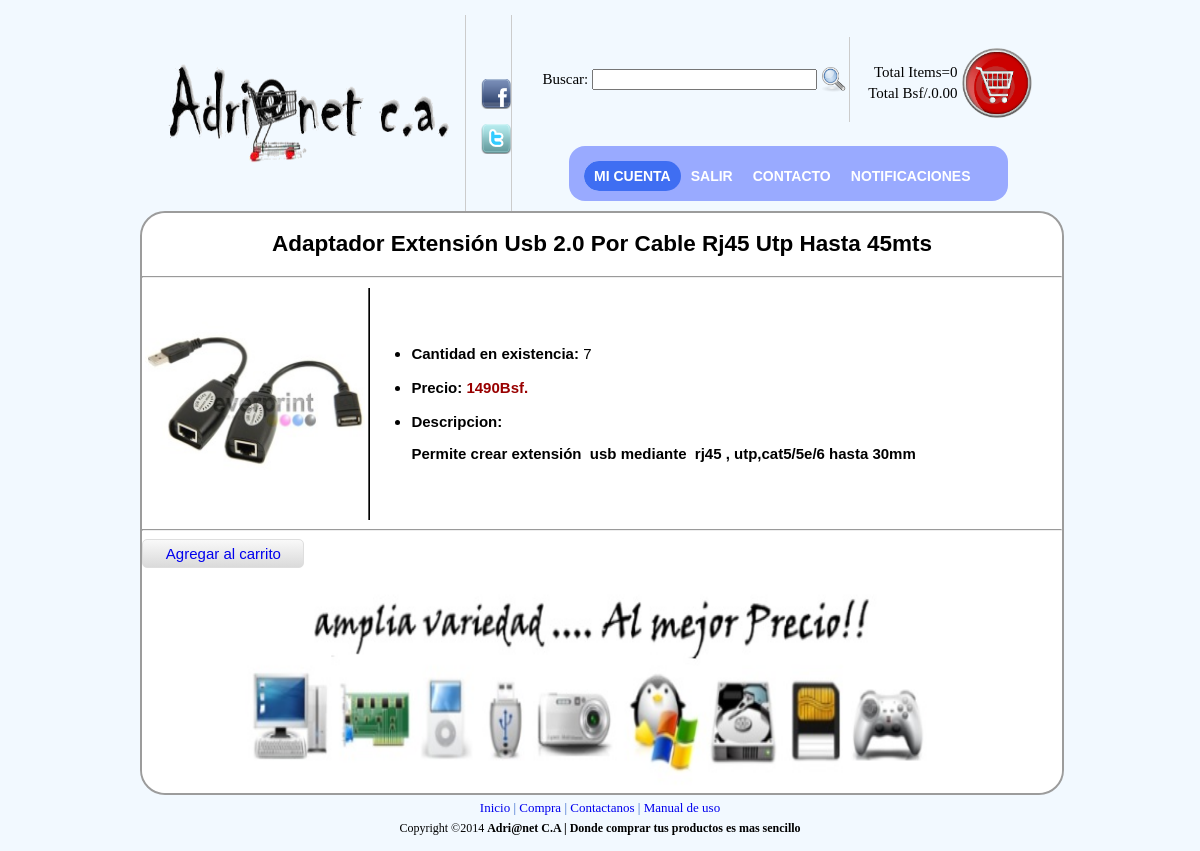
The page /web2final/detalles_product/detalles_produc.php?id=Ada11-47 (signed in) on the database its author committed.
### tables this page shows
CREATE TABLE IF NOT EXISTS `producto` (
  `id_pieza` varchar(10) NOT NULL,
  `dec_pro` text NOT NULL,
  `cant_pro` varchar(10) NOT NULL,
  `precio_pro` float NOT NULL,
  `nom_pro` varchar(255) NOT NULL,
  `foto` varchar(255) NOT NULL,
  `id_marca` varchar(20) NOT NULL,
  `id_cate` varchar(20) NOT NULL
);

### web2final/carritocompras/class/Catalogo.php (called while the page is built, shortened)
<?php
class Catalogo
{
	public function get_detalles_libro($isbn)
	{
		$conn= Conexion::db_connect();
		$sql="select * from producto where id_pieza='".$isbn."'";
		$result=$conn->query($sql);
		$prod=array();
		if ($reg=$result->fetch_array())
		{
			$prod[]=$reg;
		}
		return $prod;
	}
}
?>

### web2final/detalles_product/detalles_produc.php (the view, shortened to what this page needs)
<!DOCTYPE html PUBLIC "-//W3C//DTD XHTML 1.0 Transitional//EN" "http://www.w3.org/TR/xhtml1/DTD/xhtml1-transitional.dtd">
<html>
<head><meta http-equiv="Content-Type" content="text/html; charset=windows-1252">
<link rel="stylesheet" href="../css/principal.css"  type="text/css" media="screen">
<link rel="stylesheet" href="../css/lavalampusuario.css" type="text/css" media="screen">
<link type="text/css" rel="stylesheet" href="../css/sliderman.css"  />
<link rel="stylesheet" href='../css/hoverbox.css' type="text/css" media="screen" />
<link rel="stylesheet" href='../js/fancybox/jquery.fancybox-1.3.4.css' type="text/css" media="screen" />
</head>
<body  marginwidth="10" marginheight="10" bgcolor="#f5f6f7" topmargin="5" leftmargin="5" >
<table width="900" cellspacing="0" cellpadding="10" border="0" align="center">
<tbody>
<tr>
<td>
<table width="100%" cellspacing="0" cellpadding="0" border="0">
<tbody>
<tr valign="bottom">
<td valign="middle" style="padding-bottom: 10px;">
<a href="../usuario/index_usuario.php">
<img alt="banner" width="310" border="0" height="110"src="../imagenes/logo.png" />
</a>
</td>
<td width="100%" valign="bottom" style="padding-left: 15px;">
<table width="100%" cellspacing="0" cellpadding="0" border="0">
<tbody>
<tr height="60">
<td class="mainmenu" width="14%" valign="middle" nowrap="" align="center" style="border-left: 1px solid #cccccc; padding-left: 15px; padding-top: 8px;">
<p>
<a href="http://www.facebook.com" target="_blank">
<img alt="fb" width="30" border="0" height="30" src="../imagenes/facebook.png" />
</a>
</p>
<p>
<a href="http://www.twitter.com" target="_blank">
<img  alt="tw" width="30" border="0" height="30" src="../imagenes/twitter.png" />
</a>
</p>
</td>
<td class="mainmenu" width="50%" valign="middle" nowrap="" align="center" style="border-left: 1px solid #cccccc; padding-left: 15px; padding-top: 8px;">
<div id="banner_top" align="right" style="padding: 12px;">
<FORM METHOD=POST ACTION="../buscador/busc_usuario.php"  name="buscar">
<table border="0" width="100%">
<tr>
<td>
Buscar:
</td>
<td  width="100%" nowrap="" align="right" style="border-right: 0px;" >
<INPUT TYPE="text" NAME="cadena" required="required" size="25">
</td>
<td >
<input type="image" src="../imagenes/lupa.png" width="25" height="25"  alt="Demo2 first" >
</td>
<td style="border-left: 1px solid #cccccc; padding-left: 15px; padding-top: 8px;">
<?php include('../carritocompras/includes/header.php'); ?>
</td>
</tr>
</table>
</FORM>
</div>
<ul class="lavaLampWithImage" id="1">
    <li class="current"><a href="../usuario/micuenta_usuario.php">Mi cuenta</a></li>
  	<li><a href="../salir/salir.php">Salir</a></li>
	<li><a href="../contacto/contacto_client.php">Contacto</a></li>
		<li><a id="ifancybox" href="../usuario/notificaciones.php" >Notificaciones</a></li>
</ul>
</td>
<td class="smallfont" width="1%" nowrap="" style="padding-right: 10px;">
</td>
</tr>
</tbody>
</table>
       </td>
        </tr>
    </tbody>
</table>
<div id="fondoprincipal">
<table width="100%" cellspacing="0" cellpadding="0" border="0" bgcolor="#ffffff" style="border-radius: 25px; -moz-border-radius: 25px;
-webkit-border-radius: 25px;">
<tbody>
<tr>
<td  width="100%"><span class="Estilo2">
<?php
 require_once('../carritocompras/class/Catalogo.php');
 $isbn=$_GET['id'];
 $obj= new Catalogo();
 $libro=$obj->get_detalles_libro($isbn);
?>
<h2><?php echo $libro[0]['nom_pro'];?></h2>
<hr  />
<?php
if (is_array($libro))
{
?>
<table>
<tr>
<td >
<img src="<?php echo "../".$libro[0]['foto']; ?>" border="0" width="220" height="230"/>
</td>
<td style=" border-left: 2px ridge black;">
  <div align="left">
    <ul>
      <li><b>Cantidad en existencia:</b> <?php echo $libro[0]['cant_pro'];?> </li><br />
      <li><b>Precio:</b> <span class="Estilo1"><?php echo $libro[0]['precio_pro'];?>Bsf.</span>
      </li><br />
      <li><b>Descripcion:</b> <?php echo $libro[0]['dec_pro'];?></li>
    </ul>
  </div></td>
</tr>
</table></span>
<?php
}
else
  echo "Los detalles de este producto no pueden ser mostrados en este momento.";
  echo "<hr>";
?>
<div id="boton1">
<a href="../carritocompras/ver_carrito.php?new=<?php echo $libro[0]['id_pieza']; ?>">
Agregar al carrito
</a>
</div>
</td>
</tr>
<tr>
<td>
<table width="100%">
<tbody>
<tr>
<td width="10%">
</td>
<td width="80%">
<div id="imagen3">
<a href="../principal/principal.php">
<embed src="../imagenes/producto3.jpg" quality="high" WIDTH="700" HEIGHT="219">
</a>
</div>
</td>
<td width="10%">
</td>
</tbody>
</table>
</td>
</tr>
</tbody>
</table>
</div>
<div id="piepagina" align="center" style="padding: 5px;">
     <a href="../index_usuario.php">Inicio</a>
    								|
    <a href="../index_usuario.php">Compra</a>
    				|
    <a href="../contacto/contacto_client.php">Contactanos</a>
|
    <a href="../pdf/MANUAL DE USUARIO.pdf">Manual de uso</a>
</div>
<div id="piepagina2" align="center">
     Copyright ©2014
    <b>
                 Adri@net C.A | Donde comprar tus productos es mas sencillo
    </b>
</div>
            </td>
        </tr>
    </tbody>
</table>
</body>
</html>

### web2final/css/principal.css (style rules this page uses)
body { background:#F2F9FF; font-size: 15px; color: #000000; text-decoration: none; }
#fondoprincipal { position:inherit; background-color: white; width: 100%; border-radius: 25px; -moz-border-radius: 25px; -webkit-border-radius: 25px; border: 2px double #9C9C9C; font-family:Verdana, Arial, Helvetica, sans-serif; text-align:center; }
#piepagina { font-size: 13px; color: #36C; text-decoration: none; }
#piepagina2 { font-size: 12px; color: #000; }
#imagen3 { margin-top: 0px; font-weight:bold; background-color:#FFFFFF; width: 500px; min-height: 143px; }
#boton1 { background:-moz-linear-gradient(#f9f9f9 0%,#DADADA 100%); background:-ms-linear-gradient(#f9f9f9 0%,#DADADA 100%); background:-o-linear-gradient(#f9f9f9 0%,#DADADA 100%); background:-webkit-linear-gradient(#f9f9f9 0%,#DADADA 100%); background:linear-gradient(#f9f9f9 0%,#DADADA 100%); border:solid 1px #DEDEDE; border-radius:5px; text-align:center; padding:5px; color:#333; width:150px; }

### web2final/css/lavalampusuario.css (style rules this page uses)
.lavaLampWithImage { position: relative; height: 25px; width: 409px; background: url("../imagenes/bg1.png") no-repeat top; padding: 15px; margin: 10px 0; border-radius: 16px; -moz-border-radius: 16px; -webkit-border-radius: 16px; }
.lavaLampWithImage li { float: left; list-style: none; }
.lavaLampWithImage li a { font: bold 14px arial; text-decoration: none; color: #fff; outline: none; text-align: center; top: 7px; text-transform: uppercase; letter-spacing: 0; z-index: 10; display: block; float: left; height: 30px; position: relative; overflow: hidden; margin: auto 10px; }

### web2final/css/hoverbox.css (style rules this page uses)
a { text-decoration: none; }

### web2final/detalles_product/detalles_produc.php (style rules this page uses)
.Estilo2 { color: #000000 }

### rows shown on the page
producto: nom_pro "Adaptador Extensión Usb 2.0 Por Cable Rj45 Utp Hasta 45mts", foto (picture), cant_pro "7", precio_pro "1490", dec_pro "Permite crear extensión usb mediante rj45 , utp,cat5/5e/6 hasta 30mm"

### other values the page prints
$items "0"
$total "0.00"
